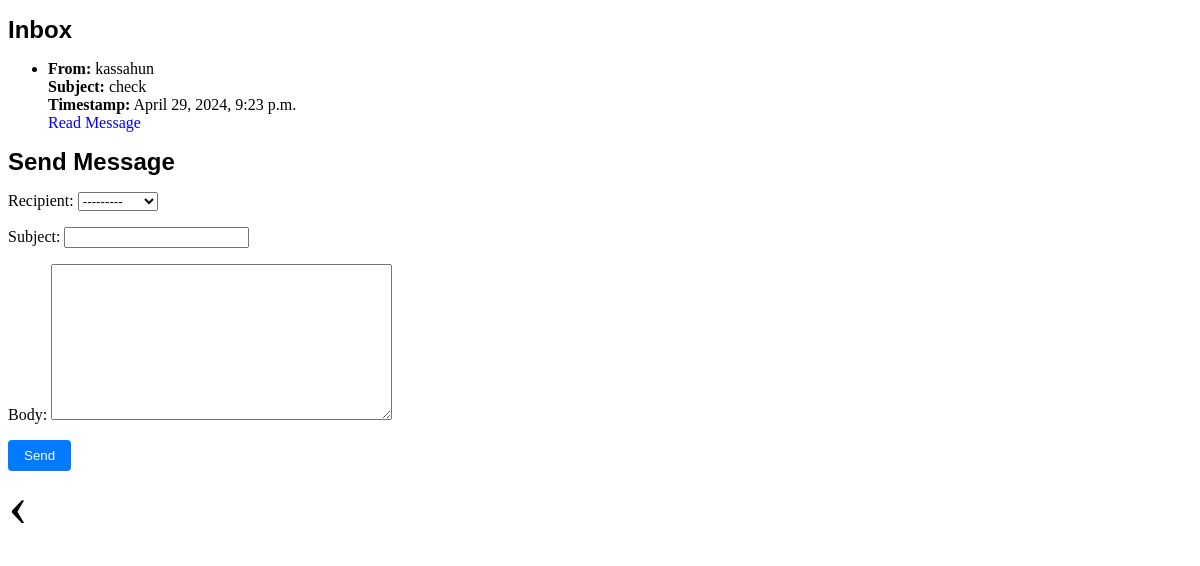
/email/ (signed in), run on an earlier commit of the app's database.
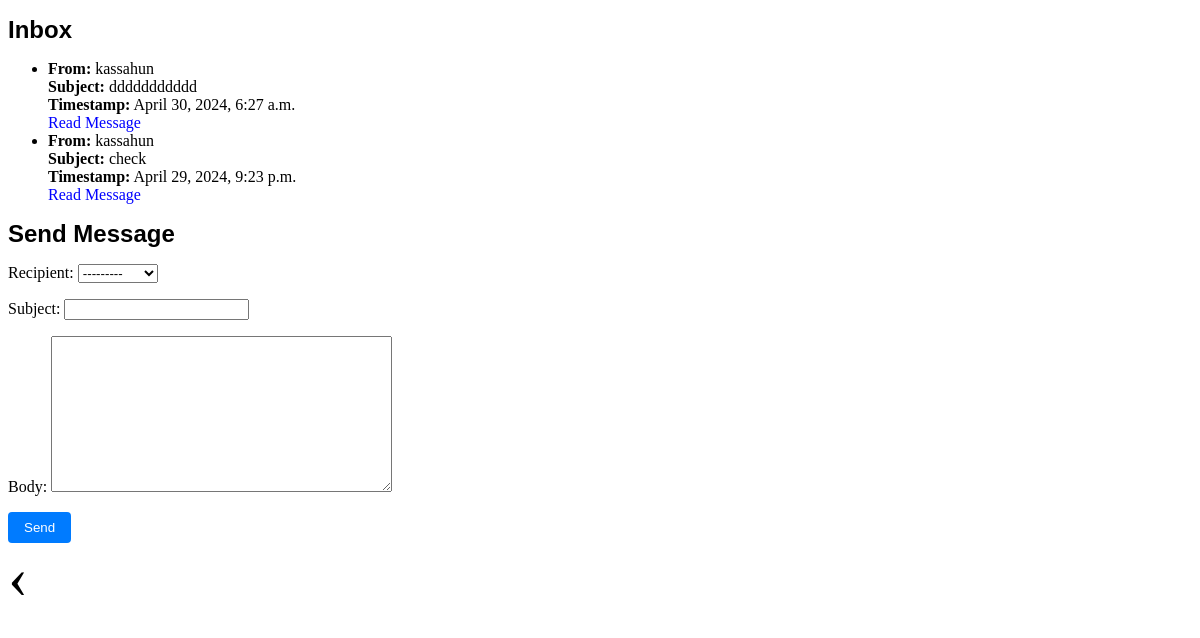
And on a later commit of the database.
### knowledge_portal/models.py (models this page shows)
class MessageUser(models.Model):
    sender = models.ForeignKey(User, on_delete=models.CASCADE, related_name='sent_messages')
    recipient = models.ForeignKey(User, on_delete=models.CASCADE, related_name='received_messages')
    subject = models.CharField(max_length=100)
    body = models.TextField()
    timestamp = models.DateTimeField(auto_now_add=True)
    read = models.BooleanField(default=False)

### knowledge_portal/views.py (the view)
# urls.py: path('email/', views.email, name='email'),
@login_required
def email(request):
    if request.method == 'POST':
        form = MessageForm(request.POST)
        if form.is_valid():
            message = form.save(commit=False)
            message.sender = request.user
            message.save()
            messages.success(request, 'Message sent successfully!')
            return redirect('email')  # Redirect to the same page after sending the message
    else:
        form = MessageForm()
    received_messages = MessageUser.objects.filter(recipient=request.user).order_by('-timestamp')
    return render(request, 'knowledge_portal/email.html', {
        'form': form,
        'received_messages': received_messages
    })

### knowledge_portal/forms.py
class MessageForm(forms.ModelForm):
    class Meta:
        model = MessageUser
        fields = ['recipient', 'subject', 'body']

### knowledge_portal/templates/Knowledge_portal/email.html (shortened to what this page needs)
<!DOCTYPE html>
<html lang="en">
<head>
</head>
<body>
    <h1 style="font-family: Arial, sans-serif; font-size: 24px;">Inbox</h1>
    <ul>
    {% for message in received_messages %}
        <li>
            <strong style="font-weight: bold;">From:</strong> {{ message.sender.username }}<br>
            <strong style="font-weight: bold;">Subject:</strong> {{ message.subject }}<br>
            <strong style="font-weight: bold;">Timestamp:</strong> {{ message.timestamp }}<br>
            <a href="{% url 'read_message' message.id %}" style="text-decoration: none; color: blue;">Read Message</a>
        </li>
    {% endfor %}
    </ul>
    <h1 style="font-family: Arial, sans-serif; font-size: 24px;">Send Message</h1>
    <form method="post">
        {{ form.as_p }}
        <button type="submit" style="padding: 8px 16px; background-color: #007bff; color: #fff; border: none; border-radius: 4px; cursor: pointer;">Send</button>
    </form>
    <a href="/" style="font-size: 60px; text-decoration: none; color: black;">&#8249;</a>
</body>
</html>

What changed in the data, as far as the page shows it:
added MessageUser: sender.username "kassahun", subject "ddddddddddd", timestamp "April 30, 2024, 6:27 a.m."
